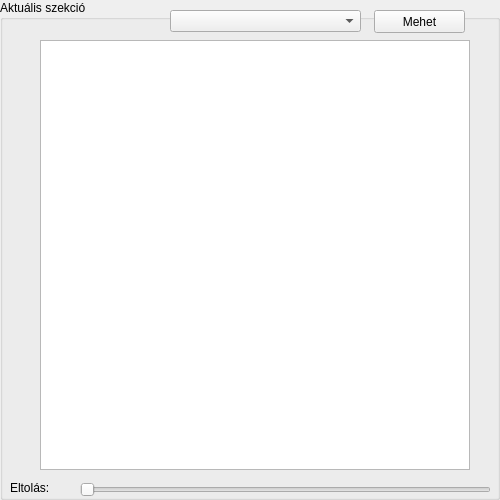
  <widget class="QGroupBox" name="groupBox_2">
   <property name="geometry">
    <rect>
     <x>500</x>
     <y>250</y>
     <width>500</width>
     <height>500</height>
    </rect>
   </property>
   <property name="font">
    <font>
     <family>MS Sans Serif</family>
    </font>
   </property>
   <property name="title">
    <string>Aktuális szekció</string>
   </property>
   <widget class="QLabel" name="label_2">
    <property name="geometry">
     <rect>
      <x>10</x>
      <y>480</y>
      <width>61</width>
      <height>16</height>
     </rect>
    </property>
    <property name="text">
     <string>Eltolás:</string>
    </property>
   </widget>
   <widget class="QSlider" name="Szekcio_nagyito">
    <property name="geometry">
     <rect>
      <x>80</x>
      <y>480</y>
      <width>411</width>
      <height>20</height>
     </rect>
    </property>
    <property name="orientation">
     <enum>Qt::Horizontal</enum>
    </property>
   </widget>
   <widget class="QGraphicsView" name="szekcio_nezet">
    <property name="geometry">
     <rect>
      <x>40</x>
      <y>40</y>
      <width>430</width>
      <height>430</height>
     </rect>
    </property>
   </widget>
   <widget class="QComboBox" name="szekciok">
    <property name="geometry">
     <rect>
      <x>170</x>
      <y>10</y>
      <width>191</width>
      <height>22</height>
     </rect>
    </property>
   </widget>
   <widget class="QPushButton" name="szekcio_kivalaszto">
    <property name="geometry">
     <rect>
      <x>374</x>
      <y>10</y>
      <width>91</width>
      <height>23</height>
     </rect>
    </property>
    <property name="text">
     <string>Mehet</string>
    </property>
   </widget>
  </widget>
